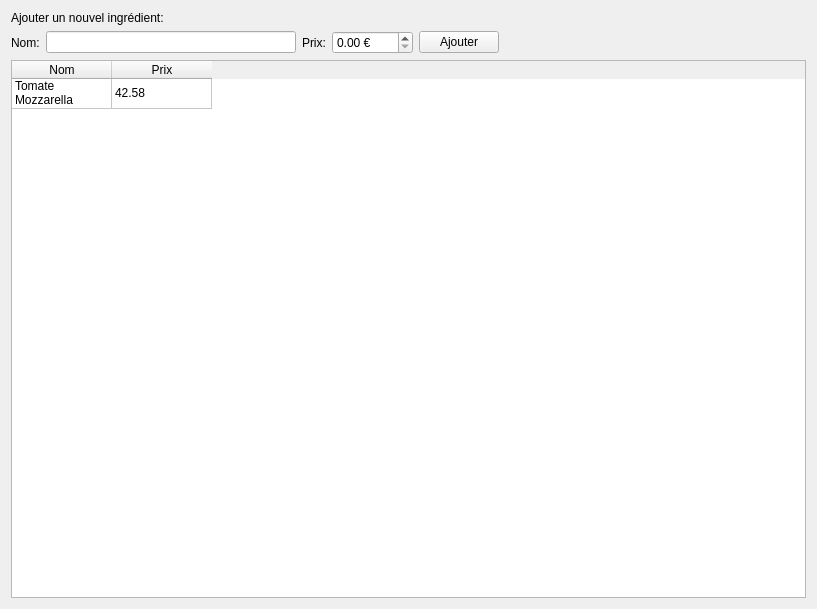
<?xml version="1.0" encoding="UTF-8"?>
<ui version="4.0">
 <class>IngredientsViewer</class>
 <widget class="QWidget" name="IngredientsViewer">
  <property name="geometry">
   <rect>
    <x>0</x>
    <y>0</y>
    <width>817</width>
    <height>609</height>
   </rect>
  </property>
  <property name="windowTitle">
   <string>Form</string>
  </property>
  <layout class="QGridLayout" name="gridLayout">
   <item row="1" column="0">
    <widget class="QLabel" name="newIngredientNameLabel">
     <property name="sizePolicy">
      <sizepolicy hsizetype="Minimum" vsizetype="Preferred">
       <horstretch>0</horstretch>
       <verstretch>0</verstretch>
      </sizepolicy>
     </property>
     <property name="text">
      <string>Nom:</string>
     </property>
    </widget>
   </item>
   <item row="1" column="1">
    <widget class="QLineEdit" name="newIngredientNameLineEdit">
     <property name="sizePolicy">
      <sizepolicy hsizetype="MinimumExpanding" vsizetype="Fixed">
       <horstretch>0</horstretch>
       <verstretch>0</verstretch>
      </sizepolicy>
     </property>
     <property name="maximumSize">
      <size>
       <width>250</width>
       <height>16777215</height>
      </size>
     </property>
    </widget>
   </item>
   <item row="1" column="2">
    <widget class="QLabel" name="newIngredientPriceLabel">
     <property name="sizePolicy">
      <sizepolicy hsizetype="Minimum" vsizetype="Preferred">
       <horstretch>0</horstretch>
       <verstretch>0</verstretch>
      </sizepolicy>
     </property>
     <property name="text">
      <string>Prix:</string>
     </property>
    </widget>
   </item>
   <item row="1" column="3">
    <widget class="QDoubleSpinBox" name="newIngredientPriceDoubleSpinBox">
     <property name="accelerated">
      <bool>true</bool>
     </property>
     <property name="suffix">
      <string> €</string>
     </property>
     <property name="maximum">
      <double>1000.000000000000000</double>
     </property>
    </widget>
   </item>
   <item row="1" column="4">
    <widget class="QPushButton" name="newIngredientAddButton">
     <property name="text">
      <string>Ajouter</string>
     </property>
    </widget>
   </item>
   <item row="2" column="0" colspan="6">
    <widget class="QTableWidget" name="ingredientsTableWidget">
     <property name="contextMenuPolicy">
      <enum>Qt::CustomContextMenu</enum>
     </property>
     <property name="alternatingRowColors">
      <bool>true</bool>
     </property>
     <property name="selectionMode">
      <enum>QAbstractItemView::NoSelection</enum>
     </property>
     <property name="selectionBehavior">
      <enum>QAbstractItemView::SelectRows</enum>
     </property>
     <property name="sortingEnabled">
      <bool>true</bool>
     </property>
     <attribute name="horizontalHeaderCascadingSectionResizes">
      <bool>false</bool>
     </attribute>
     <attribute name="horizontalHeaderMinimumSectionSize">
      <number>35</number>
     </attribute>
     <attribute name="horizontalHeaderDefaultSectionSize">
      <number>100</number>
     </attribute>
     <attribute name="horizontalHeaderStretchLastSection">
      <bool>false</bool>
     </attribute>
     <attribute name="verticalHeaderVisible">
      <bool>false</bool>
     </attribute>
     <row>
      <property name="text">
       <string/>
      </property>
     </row>
     <column>
      <property name="text">
       <string>Nom</string>
      </property>
     </column>
     <column>
      <property name="text">
       <string>Prix</string>
      </property>
     </column>
     <item row="0" column="0">
      <property name="text">
       <string>Tomate Mozzarella</string>
      </property>
     </item>
     <item row="0" column="1">
      <property name="text">
       <string>42.58</string>
      </property>
     </item>
    </widget>
   </item>
   <item row="0" column="0" colspan="6">
    <widget class="QLabel" name="newIngredientTitleLabel">
     <property name="text">
      <string>Ajouter un nouvel ingrédient:</string>
     </property>
    </widget>
   </item>
   <item row="1" column="5">
    <spacer name="horizontalSpacer">
     <property name="orientation">
      <enum>Qt::Horizontal</enum>
     </property>
     <property name="sizeHint" stdset="0">
      <size>
       <width>40</width>
       <height>20</height>
      </size>
     </property>
    </spacer>
   </item>
  </layout>
 </widget>
 <resources/>
 <connections/>
</ui>
